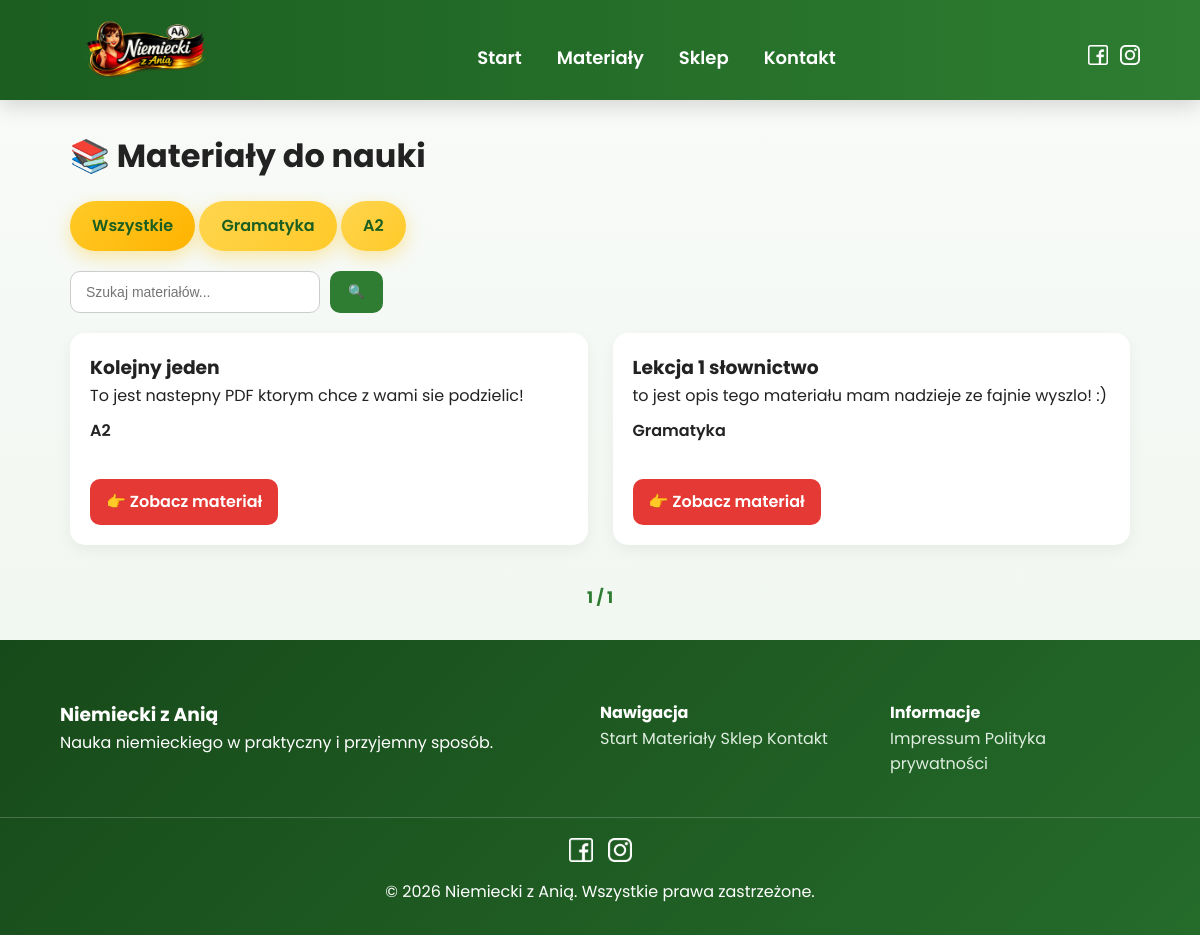
/materialy/, run on an earlier commit of the app's database.
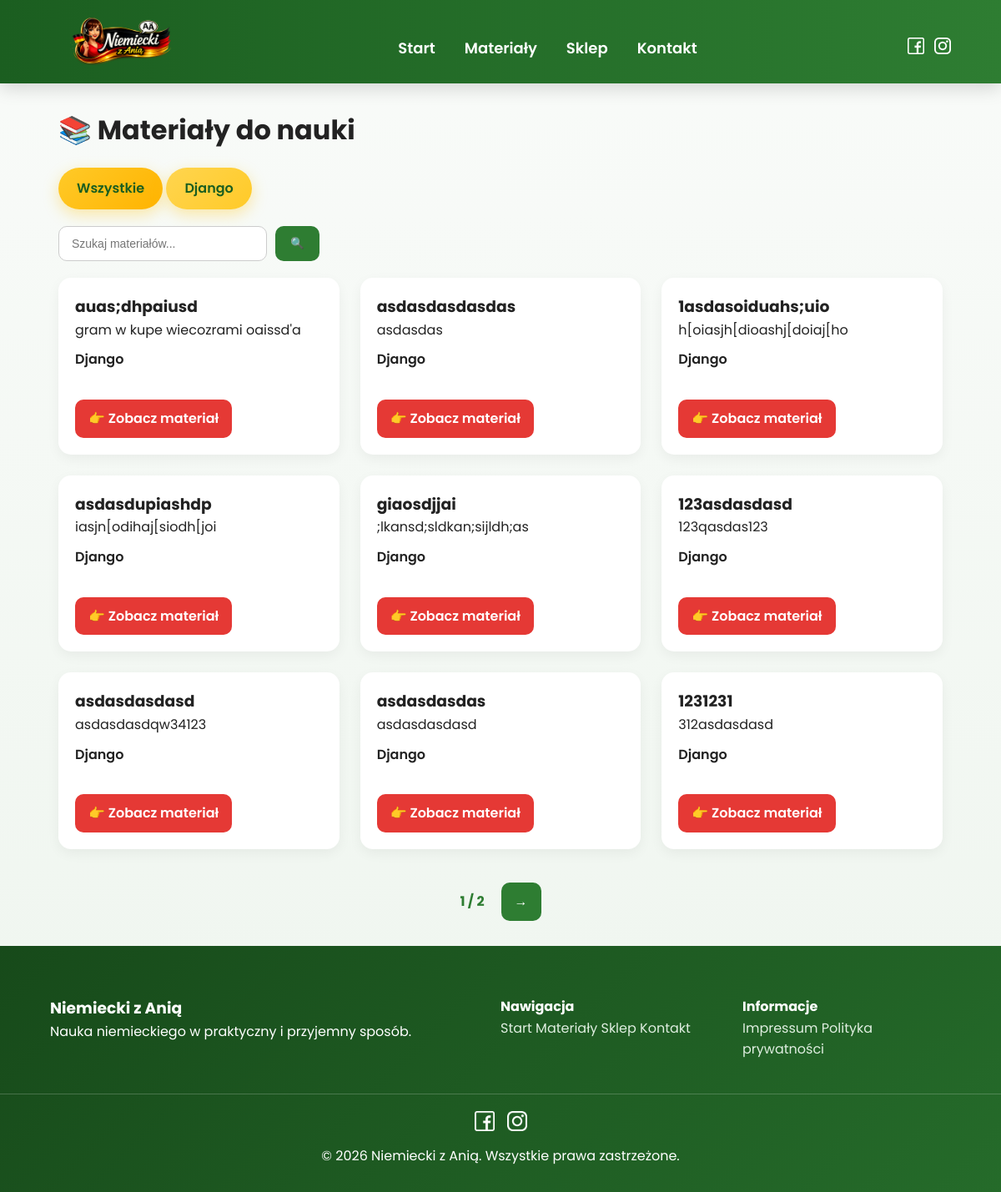
And on a later commit of the database.
### core/models.py (models this page shows, shortened)
class Category(models.Model):
    name = models.CharField(max_length=100)
    slug = models.SlugField(unique=True, blank=True)

class Material(models.Model):
    title = models.CharField(max_length=200)
    description = models.TextField(blank=True)
    pdf = models.FileField(
    upload_to="materials/",
    validators=[FileExtensionValidator(allowed_extensions=["pdf", "docx", "xlsx"])]
    )
    category = models.ForeignKey(Category, on_delete=models.CASCADE)
    slug = models.SlugField(unique=True, blank= True)
    created_at = models.DateTimeField(auto_now_add=True)

### core/views.py (the view)
# urls.py: path("materialy/", views.material_list, name="material_list"),
def material_list(request):
    materials = Material.objects.all().order_by("-created_at")
    categories = Category.objects.all()
    search_query = request.GET.get("search")
    if search_query:
        materials = materials.filter(
            Q(title__icontains=search_query) |
            Q(description__icontains=search_query) |
            Q(category__name__icontains=search_query)
        )
    paginator = Paginator(materials, 9)
    page_number = request.GET.get("page")
    page_obj = paginator.get_page(page_number)
    return render(request, "materialy.html", {
        "page_obj": page_obj,
        "categories": categories,
    })

### templates/materialy.html (shortened to what this page needs)
{% extends "base.html" %}
{% block content %}
<div class="materials-container">
    <h1 class="materials-title">📚 Materiały do nauki</h1>
    <div class="materials-top">
        <div class="categories">
            <a href="{% url 'material_list' %}"
               class="btn-wszystkie {% if not active_category %}active{% endif %}">
                Wszystkie
            </a>
            {% for cat in categories %}
                <a href="{% url 'material_by_category' cat.slug %}"
                   class="btn-wszystkie {% if active_category == cat %}active{% endif %}">
                    {{ cat.name }}
                </a>
            {% endfor %}
        </div>
        <form method="GET" class="search-form">
            <input
                type="text"
                name="search"
                placeholder="Szukaj materiałów..."
                value="{{ request.GET.search }}"
                class="search-input"
            >
            <button type="submit" class="search-btn">
                🔍
            </button>
        </form>
    </div>
    <div class="materials-grid">
        {% for material in page_obj %}
            <div class="material-card">
                <h3>{{ material.title }}</h3>
                <p>{{ material.description|truncatewords:12 }}</p>
                <p class="material-category">
                    {{ material.category.name }}
                </p>
                <a href="{% url 'material_detail' material.slug %}" class="btn-red">
                    👉 Zobacz materiał
                </a>
            </div>
        {% empty %}
            <p>Brak materiałów</p>
        {% endfor %}
    </div>
    <div class="pagination">
        <span class="page-info">
            {{ page_obj.number }} / {{ page_obj.paginator.num_pages }}
        </span>
        {% if page_obj.has_next %}
            <a href="?page={{ page_obj.next_page_number }}{% if request.GET.search %}&search={{ request.GET.search }}{% endif %}" class="page-btn">
                →
            </a>
        {% endif %}
    </div>
</div>
{% endblock %}

What changed in the data, as far as the page shows it:
removed Category: name "Gramatyka"
removed Category: name "A2"
no longer on this page (row edited): Material: title "Kolejny jeden", description "To jest nastepny PDF ktorym chce z wami sie podzielic!", category.name "A2"
no longer on this page (row edited): Material: title "Lekcja 1 słownictwo", description "to jest opis tego materiału mam nadzieje ze fajnie wyszlo! :)", category.name "Gramatyka"
added Category: name "Django"
added Material: title "auas;dhpaiusd", description "gram w kupe wiecozrami oaissd'a", category.name "Django"
added Material: title "asdasdasdasdas", description "asdasdas", category.name "Django"
added Material: title "1asdasoiduahs;uio", description "h[oiasjh[dioashj[doiaj[ho", category.name "Django"
added Material: title "asdasdupiashdp", description "iasjn[odihaj[siodh[joi", category.name "Django"
added Material: title "giaosdjjai", description ";lkansd;sldkan;sijldh;as", category.name "Django"
added Material: title "123asdasdasd", description "123qasdas123", category.name "Django"
added Material: title "asdasdasdasd", description "asdasdasdqw34123", category.name "Django"
added Material: title "asdasdasdas", description "asdasdasdasd", category.name "Django"
added Material: title "1231231", description "312asdasdasd", category.name "Django"
Also different on the page:
{{ page_obj.paginator.num_pages }}: "1" → "2"
